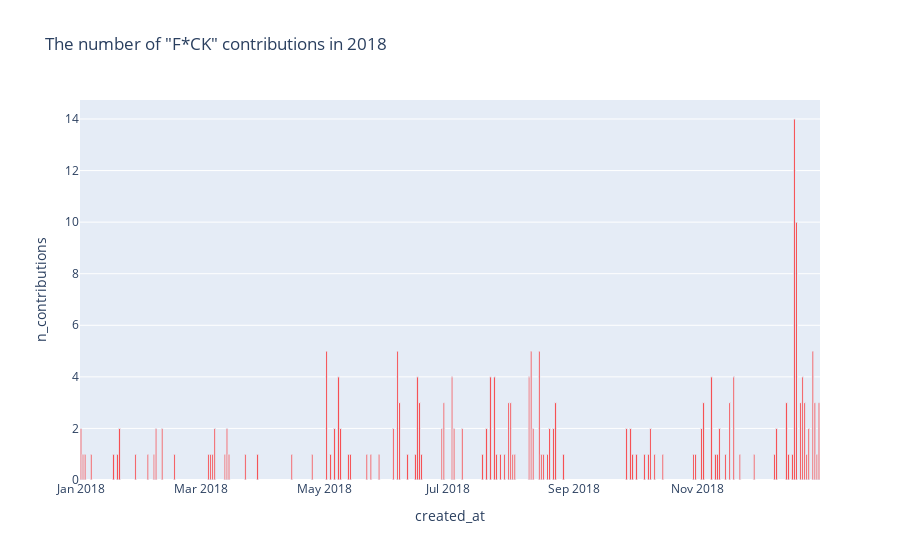

The cell this chart's notebook holds for it:
### Code cell
df_fuc_contributions = df_fuc.groupby(df_fuc.created_at.dt.date).size().reset_index(name='n_contributions')

fig = px.bar(df_fuc_contributions,
             x='created_at', 
             y='n_contributions', title='The number of "F*CK" contributions in 2018')
fig.update_traces(marker_color='red', marker_line_width=1, opacity=1, textposition='auto') 
# , marker_line_color='#5296dd'

fig.show()

### Figure 1 — Plotly figure (JSON) as saved in the notebook; plotly's stock layout.template omitted (floating-point values rounded to 4 significant figures)
{"data": [{"alignmentgroup": "True", "hovertemplate": "created_at=%{x}<br>n_contributions=%{y}<extra></extra>", "legendgroup": "", "marker": {"color": "red", "line": {"width": 1}, "pattern": {"shape": ""}}, "name": "", "offsetgroup": "", "opacity": 1, "orientation": "v", "showlegend": false, "textposition": "auto", "type": "bar", "x": ["2018-01-01", "2018-01-02", "2018-01-03", "2018-01-06", "2018-01-17", "2018-01-19", "2018-01-20", "2018-01-28", "2018-02-03", "2018-02-06", "2018-02-07", "2018-02-10", "2018-02-16", "2018-03-05", "2018-03-06", "2018-03-07", "2018-03-08", "2018-03-13", "2018-03-14", "2018-03-15", "2018-03-23", "2018-03-29", "2018-04-15", "2018-04-25", "2018-05-02", "2018-05-04", "2018-05-06", "2018-05-08", "2018-05-09", "2018-05-13", "2018-05-14", "2018-05-22", "2018-05-24", "2018-05-28", "2018-06-04", "2018-06-06", "2018-06-07", "2018-06-11", "2018-06-15", "2018-06-16", "2018-06-17", "2018-06-18", "2018-06-28", "2018-06-29", "2018-07-03", "2018-07-04", "2018-07-08", "2018-07-18", "2018-07-20", "2018-07-22", "2018-07-24", "2018-07-25", "2018-07-27", "2018-07-29", "2018-07-31", "2018-08-01", "2018-08-02", "2018-08-03", "2018-08-10", "2018-08-11", "2018-08-12", "2018-08-15", "2018-08-16", "2018-08-17", "2018-08-19", "2018-08-20", "2018-08-22", "2018-08-23", "2018-08-27", "2018-09-27", "2018-09-29", "2018-09-30", "2018-10-02", "2018-10-06", "2018-10-08", "2018-10-09", "2018-10-11", "2018-10-15", "2018-10-30", "2018-10-31", "2018-11-03", "2018-11-04", "2018-11-08", "2018-11-10", "2018-11-11", "2018-11-12", "2018-11-15", "2018-11-17", "2018-11-19", "2018-11-22", "2018-11-29", "2018-12-09", "2018-12-10", "2018-12-15", "2018-12-16", "2018-12-18", "2018-12-19", "2018-12-20", "2018-12-22", "2018-12-23", "2018-12-24", "2018-12-25", "2018-12-26", "2018-12-28", "2018-12-29", "2018-12-30", "2018-12-31"], "xaxis": "x", "y": [2, 1, 1, 1, 1, 1, 2, 1, 1, 1, 2, 2, 1, 1, 1, 1, 2, 1, 2, 1, 1, 1, 1, 1, 5, 1, 2, 4, 2, 1, 1, 1, 1, 1, 2, 5, 3, 1, 1, 4, 3, 1, 2, 3, 4, 2, 2, 1, 2, 4, 4, 1, 1, 1, 3, 3, 1, 1, 4, 5, 2, 5, 1, 1, 1, 2, 2, 3, 1, 2, 2, 1, 1, 1, 1, 2, 1, 1, 1, 1, 2, 3, 4, 1, 1, 2, 1, 3, 4, 1, 1, 1, 2, 3, 1, 1, 14, 10, 3, 4, 3, 1, 2, 5, 3, 1, 3], "yaxis": "y"}], "layout": {"barmode": "relative", "legend": {"tracegroupgap": 0}, "title": {"text": "The number of \"F*CK\" contributions in 2018"}, "xaxis": {"anchor": "y", "domain": [0, 1], "title": {"text": "created_at"}}, "yaxis": {"anchor": "x", "domain": [0, 1], "title": {"text": "n_contributions"}}}}
